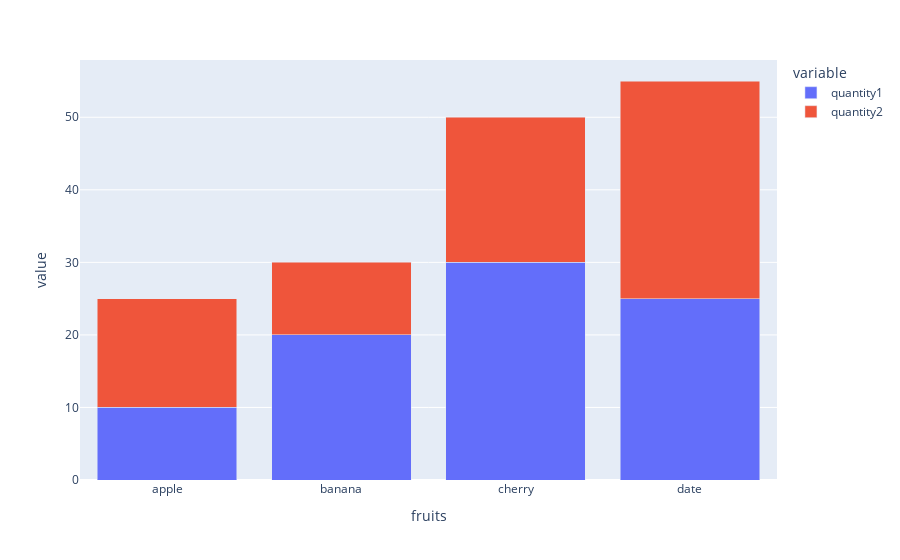

The code cell stored with this chart in its notebook:
### Markdown cell above
# Grouping Bars in Stacked

### Code cell
fig = px.bar(df, x='fruits', y=['quantity1', 'quantity2'], barmode='stack')
fig.show()

### Figure 1 — Plotly figure (JSON) as saved in the notebook; plotly's stock layout.template omitted (floating-point values rounded to 4 significant figures)
{"data": [{"alignmentgroup": "True", "hovertemplate": "variable=quantity1<br>fruits=%{x}<br>value=%{y}<extra></extra>", "legendgroup": "quantity1", "marker": {"color": "#636efa", "pattern": {"shape": ""}}, "name": "quantity1", "offsetgroup": "quantity1", "orientation": "v", "showlegend": true, "textposition": "auto", "type": "bar", "x": ["apple", "banana", "cherry", "date"], "xaxis": "x", "y": [10, 20, 30, 25], "yaxis": "y"}, {"alignmentgroup": "True", "hovertemplate": "variable=quantity2<br>fruits=%{x}<br>value=%{y}<extra></extra>", "legendgroup": "quantity2", "marker": {"color": "#EF553B", "pattern": {"shape": ""}}, "name": "quantity2", "offsetgroup": "quantity2", "orientation": "v", "showlegend": true, "textposition": "auto", "type": "bar", "x": ["apple", "banana", "cherry", "date"], "xaxis": "x", "y": [15, 10, 20, 30], "yaxis": "y"}], "layout": {"barmode": "stack", "legend": {"title": {"text": "variable"}, "tracegroupgap": 0}, "margin": {"t": 60}, "xaxis": {"anchor": "y", "domain": [0, 1], "title": {"text": "fruits"}}, "yaxis": {"anchor": "x", "domain": [0, 1], "title": {"text": "value"}}}}
